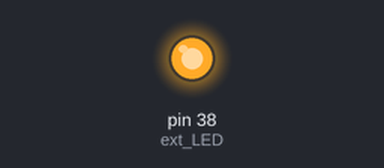
Bench run of a sketch on a simulated Arduino Mega 2560, built with avr-gcc and run on an emulated ATmega2560. Shown: output pins drawn as LEDs (lit = HIGH).

Above: at 0.6 s.
At 2.5 s:
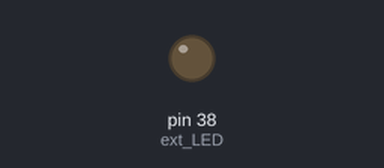
Timing chart, 0 to 6.6 s (numbered marks = the images above):
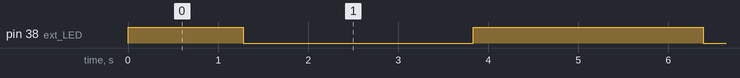

Measured:
- by itself, pin 38 (ext_LED): repeats every 5.1 s: LOW 2.6 s, HIGH 2.6 s

The sketch:

lab1_ex5.ino
```cpp
//Exercise 5: LED brightness control with analogWrite() and For loops int ext_LED = XX; //analog output pin

const int ext_LED = 38; //analog output pin

void setup() {
  pinMode(ext_LED, OUTPUT);
}

void loop() {
  for (int val=255; val>0; val--) {
    analogWrite(ext_LED, val);
    delay(10);
  }

  for (int val=0; val<255; val++) {
    analogWrite(ext_LED, val);
    delay(10);
  }
}
```
